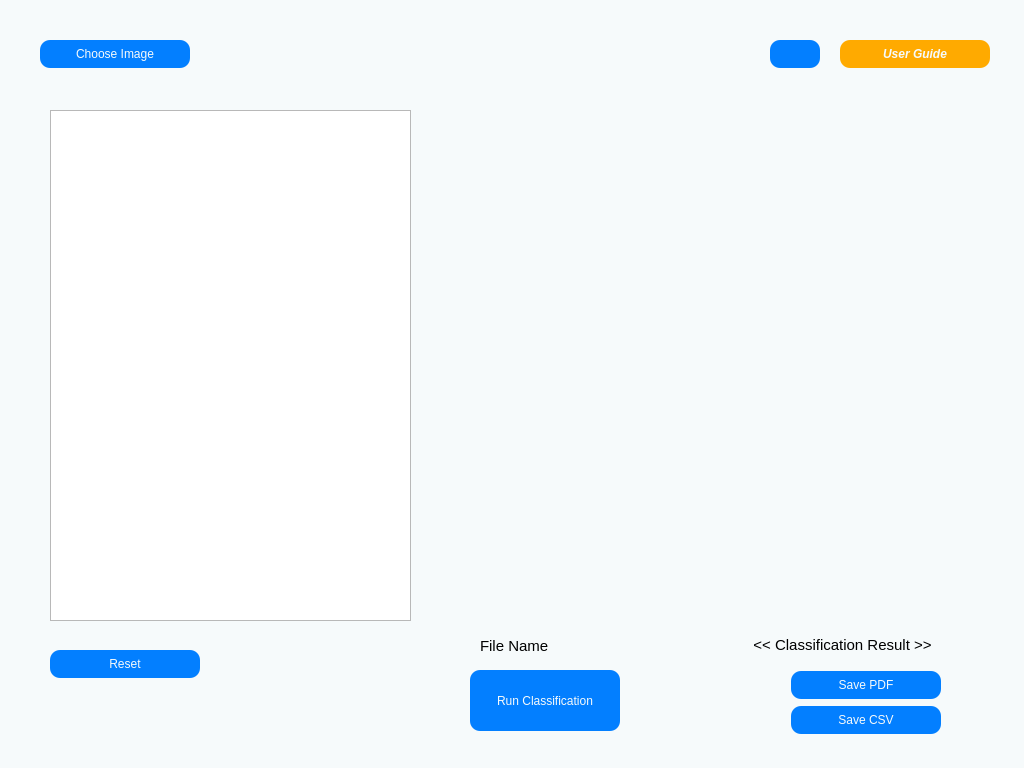
<?xml version="1.0" encoding="UTF-8"?>
<ui version="4.0">
 <class>Dialog</class>
 <widget class="QDialog" name="Dialog">
  <property name="geometry">
   <rect>
    <x>0</x>
    <y>0</y>
    <width>1024</width>
    <height>768</height>
   </rect>
  </property>
  <property name="windowTitle">
   <string>Dialog</string>
  </property>
  <property name="styleSheet">
   <string notr="true">QPushButton{
	border-radius: 10px;
	background-color: #037fff;
	color: #f6fafb;
}
QPushButton:hover{
	background-color: #024487;
}

QDialog{
background-color: #f6fafb;
}
QLineEdit{
	border: 1.25px solid #037fff;
	border-radius: 5px;
	padding-left: 5px;
}
QLineEdit:hover{
	border: 1.25px solid #19e9e2;
}
QTableWidget{
	border: 1px solid #037fff;
}
</string>
  </property>
  <widget class="QLabel" name="labelHasilKlasifikasi">
   <property name="geometry">
    <rect>
     <x>732</x>
     <y>630</y>
     <width>221</width>
     <height>31</height>
    </rect>
   </property>
   <property name="font">
    <font>
     <pointsize>11</pointsize>
    </font>
   </property>
   <property name="text">
    <string>&lt;&lt; Classification Result &gt;&gt;</string>
   </property>
   <property name="scaledContents">
    <bool>false</bool>
   </property>
   <property name="alignment">
    <set>Qt::AlignCenter</set>
   </property>
   <property name="wordWrap">
    <bool>false</bool>
   </property>
  </widget>
  <widget class="QLabel" name="labelDisplayCTKlasifikasi">
   <property name="enabled">
    <bool>true</bool>
   </property>
   <property name="geometry">
    <rect>
     <x>470</x>
     <y>110</y>
     <width>512</width>
     <height>512</height>
    </rect>
   </property>
   <property name="sizePolicy">
    <sizepolicy hsizetype="Fixed" vsizetype="Fixed">
     <horstretch>0</horstretch>
     <verstretch>0</verstretch>
    </sizepolicy>
   </property>
   <property name="maximumSize">
    <size>
     <width>512</width>
     <height>512</height>
    </size>
   </property>
   <property name="baseSize">
    <size>
     <width>0</width>
     <height>0</height>
    </size>
   </property>
   <property name="autoFillBackground">
    <bool>false</bool>
   </property>
   <property name="text">
    <string/>
   </property>
   <property name="pixmap">
    <pixmap resource="../resources/image_resources.qrc">:/image/preview.png</pixmap>
   </property>
   <property name="scaledContents">
    <bool>true</bool>
   </property>
  </widget>
  <widget class="QPushButton" name="pushButtonPilihCitraKlasifikasi">
   <property name="geometry">
    <rect>
     <x>40</x>
     <y>40</y>
     <width>150</width>
     <height>28</height>
    </rect>
   </property>
   <property name="minimumSize">
    <size>
     <width>150</width>
     <height>28</height>
    </size>
   </property>
   <property name="text">
    <string>Choose Image</string>
   </property>
  </widget>
  <widget class="QPushButton" name="pushButtonJalankanKlasifikasi">
   <property name="geometry">
    <rect>
     <x>470</x>
     <y>670</y>
     <width>150</width>
     <height>61</height>
    </rect>
   </property>
   <property name="minimumSize">
    <size>
     <width>150</width>
     <height>28</height>
    </size>
   </property>
   <property name="text">
    <string>Run Classification</string>
   </property>
  </widget>
  <widget class="QPushButton" name="pushButtonResetKlasifikasi">
   <property name="geometry">
    <rect>
     <x>50</x>
     <y>650</y>
     <width>150</width>
     <height>28</height>
    </rect>
   </property>
   <property name="minimumSize">
    <size>
     <width>150</width>
     <height>28</height>
    </size>
   </property>
   <property name="text">
    <string>Reset</string>
   </property>
  </widget>
  <widget class="QPushButton" name="pushButtonSimpanPdf">
   <property name="geometry">
    <rect>
     <x>791</x>
     <y>671</y>
     <width>150</width>
     <height>28</height>
    </rect>
   </property>
   <property name="minimumSize">
    <size>
     <width>150</width>
     <height>28</height>
    </size>
   </property>
   <property name="text">
    <string>Save PDF</string>
   </property>
  </widget>
  <widget class="QPushButton" name="pushButtonSimpanCsv">
   <property name="geometry">
    <rect>
     <x>791</x>
     <y>706</y>
     <width>150</width>
     <height>28</height>
    </rect>
   </property>
   <property name="minimumSize">
    <size>
     <width>150</width>
     <height>28</height>
    </size>
   </property>
   <property name="text">
    <string>Save CSV</string>
   </property>
  </widget>
  <widget class="QTableView" name="tableViewKlasifikasi">
   <property name="geometry">
    <rect>
     <x>50</x>
     <y>110</y>
     <width>361</width>
     <height>511</height>
    </rect>
   </property>
  </widget>
  <widget class="QLabel" name="labelNamaFile">
   <property name="geometry">
    <rect>
     <x>480</x>
     <y>630</y>
     <width>221</width>
     <height>31</height>
    </rect>
   </property>
   <property name="font">
    <font>
     <pointsize>11</pointsize>
    </font>
   </property>
   <property name="text">
    <string>File Name</string>
   </property>
  </widget>
  <widget class="QPushButton" name="pushButtonPetunjuk">
   <property name="geometry">
    <rect>
     <x>840</x>
     <y>40</y>
     <width>150</width>
     <height>28</height>
    </rect>
   </property>
   <property name="minimumSize">
    <size>
     <width>150</width>
     <height>28</height>
    </size>
   </property>
   <property name="palette">
    <palette>
     <active>
      <colorrole role="WindowText">
       <brush brushstyle="SolidPattern">
        <color alpha="255">
         <red>246</red>
         <green>250</green>
         <blue>251</blue>
        </color>
       </brush>
      </colorrole>
      <colorrole role="Button">
       <brush brushstyle="SolidPattern">
        <color alpha="255">
         <red>255</red>
         <green>170</green>
         <blue>0</blue>
        </color>
       </brush>
      </colorrole>
      <colorrole role="Text">
       <brush brushstyle="SolidPattern">
        <color alpha="255">
         <red>246</red>
         <green>250</green>
         <blue>251</blue>
        </color>
       </brush>
      </colorrole>
      <colorrole role="ButtonText">
       <brush brushstyle="SolidPattern">
        <color alpha="255">
         <red>246</red>
         <green>250</green>
         <blue>251</blue>
        </color>
       </brush>
      </colorrole>
      <colorrole role="Base">
       <brush brushstyle="SolidPattern">
        <color alpha="255">
         <red>255</red>
         <green>170</green>
         <blue>0</blue>
        </color>
       </brush>
      </colorrole>
      <colorrole role="Window">
       <brush brushstyle="SolidPattern">
        <color alpha="255">
         <red>255</red>
         <green>170</green>
         <blue>0</blue>
        </color>
       </brush>
      </colorrole>
     </active>
     <inactive>
      <colorrole role="WindowText">
       <brush brushstyle="SolidPattern">
        <color alpha="255">
         <red>246</red>
         <green>250</green>
         <blue>251</blue>
        </color>
       </brush>
      </colorrole>
      <colorrole role="Button">
       <brush brushstyle="SolidPattern">
        <color alpha="255">
         <red>255</red>
         <green>170</green>
         <blue>0</blue>
        </color>
       </brush>
      </colorrole>
      <colorrole role="Text">
       <brush brushstyle="SolidPattern">
        <color alpha="255">
         <red>246</red>
         <green>250</green>
         <blue>251</blue>
        </color>
       </brush>
      </colorrole>
      <colorrole role="ButtonText">
       <brush brushstyle="SolidPattern">
        <color alpha="255">
         <red>246</red>
         <green>250</green>
         <blue>251</blue>
        </color>
       </brush>
      </colorrole>
      <colorrole role="Base">
       <brush brushstyle="SolidPattern">
        <color alpha="255">
         <red>255</red>
         <green>170</green>
         <blue>0</blue>
        </color>
       </brush>
      </colorrole>
      <colorrole role="Window">
       <brush brushstyle="SolidPattern">
        <color alpha="255">
         <red>255</red>
         <green>170</green>
         <blue>0</blue>
        </color>
       </brush>
      </colorrole>
     </inactive>
     <disabled>
      <colorrole role="WindowText">
       <brush brushstyle="SolidPattern">
        <color alpha="255">
         <red>246</red>
         <green>250</green>
         <blue>251</blue>
        </color>
       </brush>
      </colorrole>
      <colorrole role="Button">
       <brush brushstyle="SolidPattern">
        <color alpha="255">
         <red>255</red>
         <green>170</green>
         <blue>0</blue>
        </color>
       </brush>
      </colorrole>
      <colorrole role="Text">
       <brush brushstyle="SolidPattern">
        <color alpha="255">
         <red>246</red>
         <green>250</green>
         <blue>251</blue>
        </color>
       </brush>
      </colorrole>
      <colorrole role="ButtonText">
       <brush brushstyle="SolidPattern">
        <color alpha="255">
         <red>246</red>
         <green>250</green>
         <blue>251</blue>
        </color>
       </brush>
      </colorrole>
      <colorrole role="Base">
       <brush brushstyle="SolidPattern">
        <color alpha="255">
         <red>255</red>
         <green>170</green>
         <blue>0</blue>
        </color>
       </brush>
      </colorrole>
      <colorrole role="Window">
       <brush brushstyle="SolidPattern">
        <color alpha="255">
         <red>255</red>
         <green>170</green>
         <blue>0</blue>
        </color>
       </brush>
      </colorrole>
     </disabled>
    </palette>
   </property>
   <property name="font">
    <font>
     <weight>75</weight>
     <italic>true</italic>
     <bold>true</bold>
    </font>
   </property>
   <property name="contextMenuPolicy">
    <enum>Qt::DefaultContextMenu</enum>
   </property>
   <property name="styleSheet">
    <string notr="true">background-color: rgb(255, 0, 0);
background-color: rgb(255, 170, 0);</string>
   </property>
   <property name="text">
    <string>User Guide</string>
   </property>
  </widget>
  <widget class="QPushButton" name="pushButtonBahasa">
   <property name="geometry">
    <rect>
     <x>770</x>
     <y>40</y>
     <width>50</width>
     <height>28</height>
    </rect>
   </property>
   <property name="sizePolicy">
    <sizepolicy hsizetype="Fixed" vsizetype="Fixed">
     <horstretch>0</horstretch>
     <verstretch>0</verstretch>
    </sizepolicy>
   </property>
   <property name="autoFillBackground">
    <bool>false</bool>
   </property>
   <property name="styleSheet">
    <string notr="true">border-image: url(:/image/indonesian.png);</string>
   </property>
   <property name="text">
    <string/>
   </property>
  </widget>
 </widget>
 <resources>
  <include location="../resources/image_resources.qrc"/>
 </resources>
 <connections/>
</ui>
